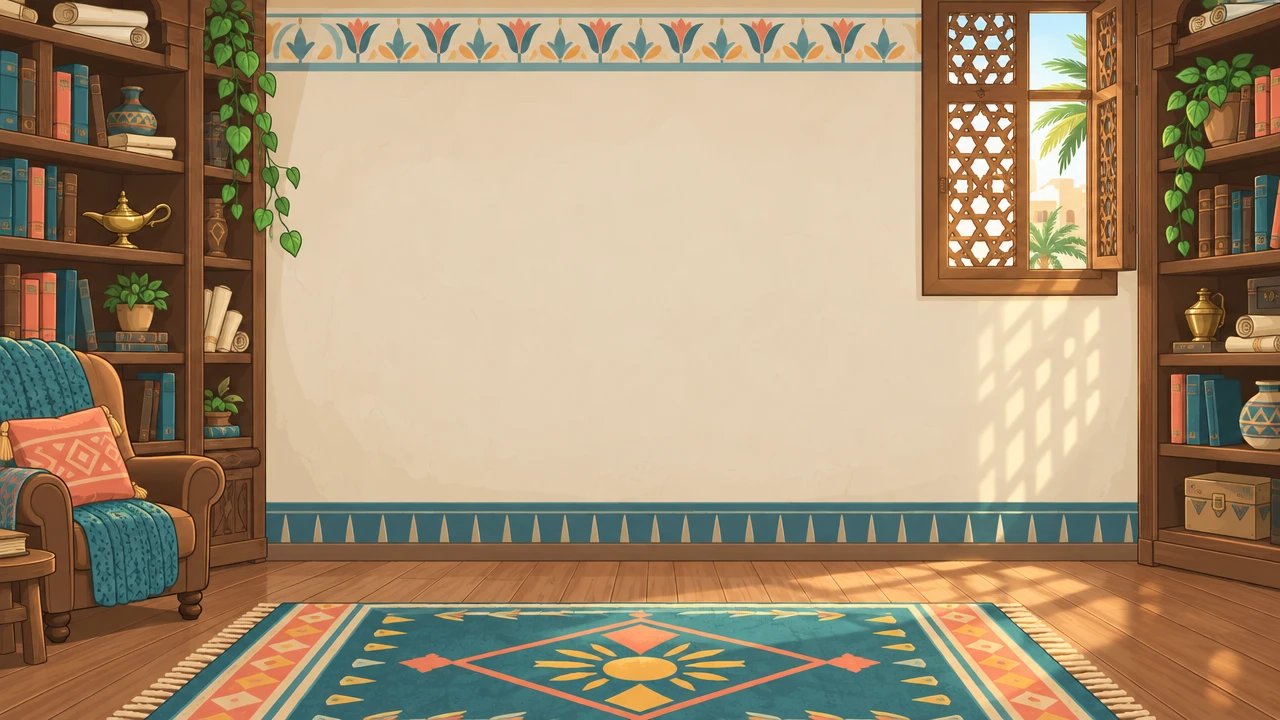
#> input picture design/reference/writing/study.webp, 1280 x 720 px
$ python process_writing.py
#> lines starting #> are read from the running program, lines starting #| are printed output that depends on the picture; after the words box and inside, x2 and y2 are one past the last pixel; in counts of white or black regions, pixels touching at a corner belong together
#> in main, study is the input picture: PIL image 1280x720 RGB; mean R, G, B 165.4, 143.9, 115
#| study 1280x720
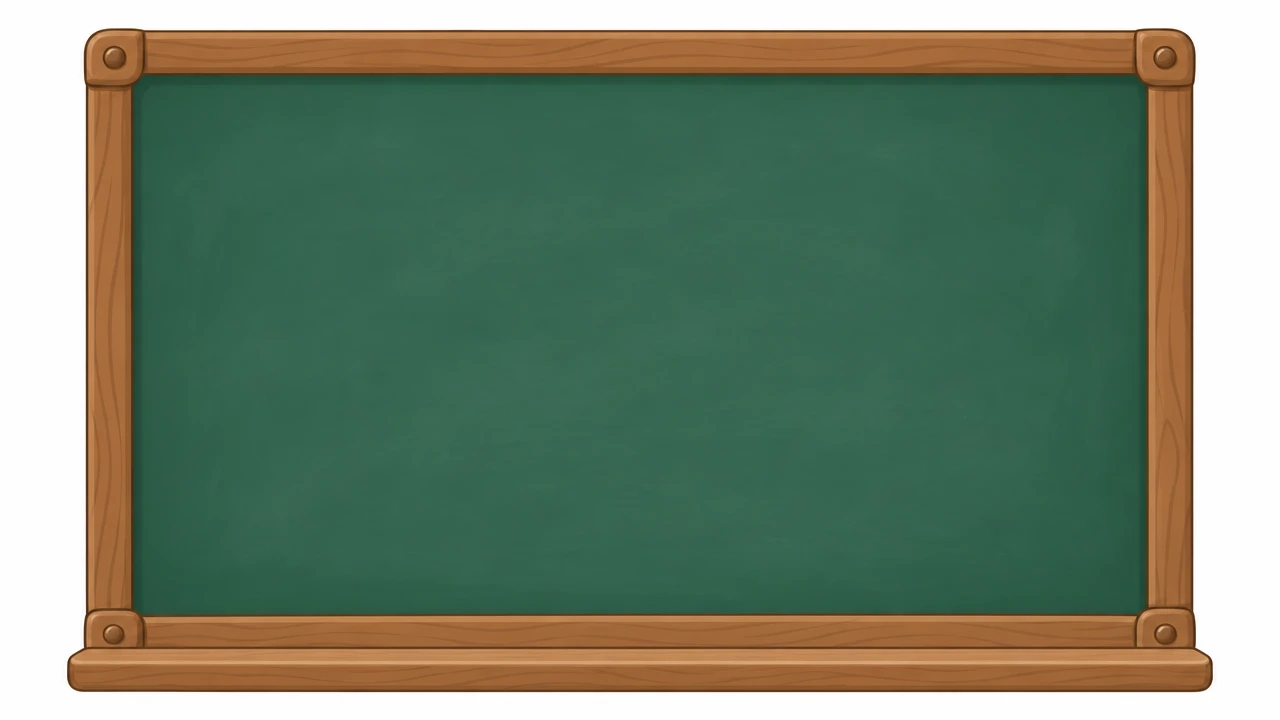
#> input picture design/reference/writing/board.webp, 1280 x 720 px
### tools/games/process_fishing.py
#!/usr/bin/env python3
"""Turn the fishing game art in design/reference/fishing/ into app assets.

- fish.webp (one orange fish on white) -> transparent fish in 8 colors:
  only the orange body/fins/belly are re-colored; outlines, eye, cheek,
  mouth and the cream letter circle stay as drawn.
- nile.webp -> copied as the background.

Prints where the letter circle sits; put it in "fishLetterSpot" in
app/assets/content/games/fishing.json.

Run:  tools/.venv/bin/python tools/games/process_fishing.py
Out:  app/assets/games/fishing/fish_<color>.png, nile.webp
"""
import colorsys
import os
import shutil
from collections import deque

import numpy as np
from PIL import Image

ROOT = os.path.dirname(os.path.dirname(os.path.dirname(os.path.abspath(__file__))))
SRC = os.path.join(ROOT, "design", "reference", "fishing")
OUT = os.path.join(ROOT, "app", "assets", "games", "fishing")

# Target hue (degrees) and saturation factor for each color; the drawn fish
# is orange (~28°). Some hues turn neon at full saturation, so they're softened.
COLORS = {
    "orange": (28, 1.0), "coral": (8, 0.85), "yellow": (46, 1.0), "green": (100, 0.62),
    "mint": (162, 0.7), "blue": (198, 0.8), "lilac": (272, 0.5), "pink": (328, 0.62),
}
SOURCE_HUE = 28
# Output width of each fish, px.
WIDTH = 360


def flood_white(rgb):
    """Near-white pixels connected to the border."""
    near = rgb.min(axis=2) > 225
#> near: shape (720, 1280) bool; 20% white; 1 white region, box (x1, y1, x2, y2) and area: (0, 0, 1280, 720) 184779
    H, W = near.shape
#> H = 720; W = 1280
    seen = np.zeros_like(near)
    q = deque()
    for x in range(W):
        for y in (0, H - 1):
            if near[y, x]:
                seen[y, x] = True
                q.append((y, x))
#> seen: shape (720, 1280) bool; 0.28% white in thin lines or dots
    for y in range(H):
        for x in (0, W - 1):
            if near[y, x] and not seen[y, x]:
                seen[y, x] = True
                q.append((y, x))
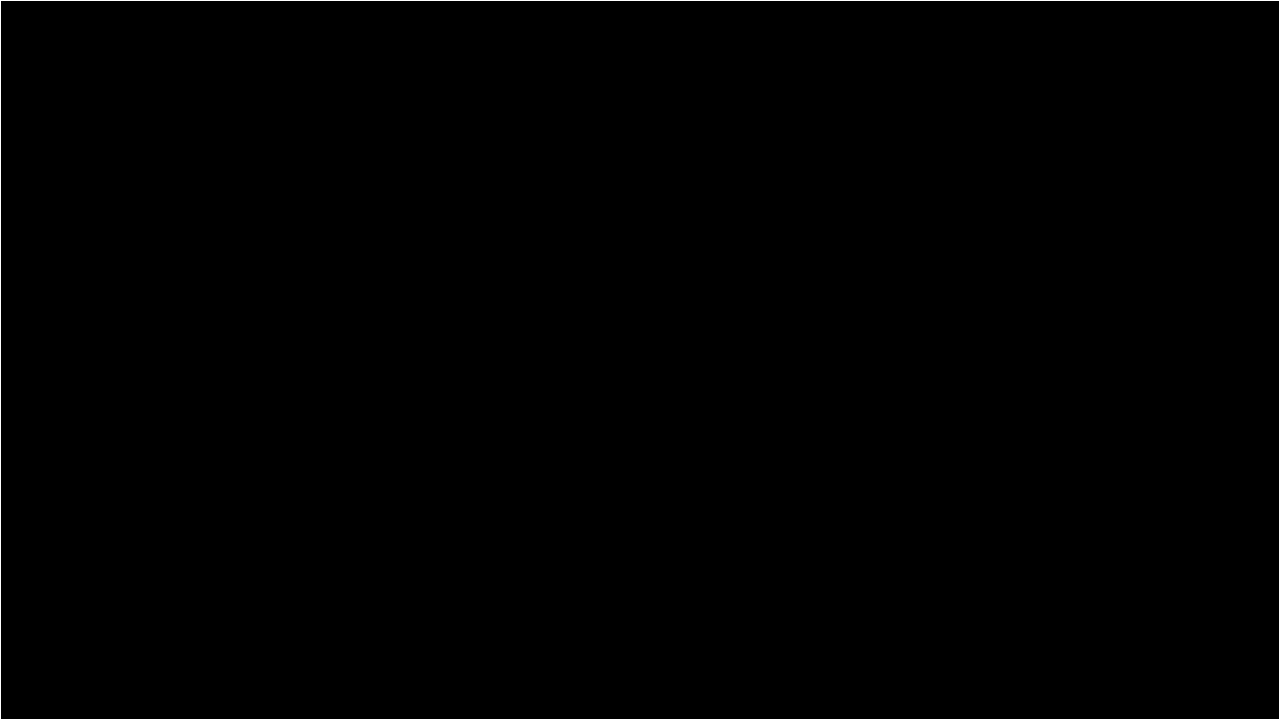
#> seen: shape (720, 1280) bool; 0.43% white in thin lines or dots
    while q:
        y, x = q.popleft()
        for ny, nx in ((y + 1, x), (y - 1, x), (y, x + 1), (y, x - 1)):
            if 0 <= ny < H and 0 <= nx < W and near[ny, nx] and not seen[ny, nx]:
                seen[ny, nx] = True
                q.append((ny, nx))
    return seen


def cut_out(img):
    rgb = np.asarray(img.convert("RGB")).astype(np.float32)
    bg = flood_white(rgb)
    # soft edge: alpha from how far a background-adjacent pixel is from white
    a = np.clip(np.max((255.0 - rgb) / 255.0, axis=2) * 3, 0, 1)
    alpha = np.where(bg, 0.0, 1.0)
    edge = np.zeros_like(bg)
    edge[1:, :] |= bg[:-1, :]
#> edge: shape (720, 1280) bool; 19.9% white; 1 white region, box (x1, y1, x2, y2) and area: (0, 1, 1280, 720) 183499
    edge[:-1, :] |= bg[1:, :]
    edge[:, 1:] |= bg[:, :-1]
    edge[:, :-1] |= bg[:, 1:]
#> edge: shape (720, 1280) bool; 20.4% white; 1 white region, box (x1, y1, x2, y2) and area: (0, 0, 1280, 720) 188329
    edge &= ~bg
#> edge: shape (720, 1280) bool; 0.39% white in thin lines or dots, all inside (x1, y1, x2, y2) = (67, 28, 1213, 693)
    alpha = np.where(edge, a, alpha)
    out = np.dstack([rgb, alpha * 255]).astype(np.uint8)
    rgba = Image.fromarray(out, "RGBA")
    return rgba.crop(rgba.getchannel("A").getbbox())


# [58 lines left out: functions letter_spot, recolor, main, not called in this run]


# [2 lines that do not run on import are left out]

### tools/games/process_writing.py
#!/usr/bin/env python3
"""Turn the writing game art in design/reference/writing/ into app assets.

- study.webp (Grandpa's study, wide) -> the background (resized to 1920 px wide).
- board.webp (one empty green chalkboard on white) -> transparent board.
  The script finds the green surface inside the frame and prints where it
  is ("boardSurface", fractions of the picture); the game paints its own
  chalk surface exactly there (so the child's drawing can be saved) and
  stretches the picture so the frame goes around it.

Then set "art" in app/assets/content/games/writing.json to the line the
script prints.

Run:  tools/.venv/bin/python tools/games/process_writing.py
Out:  app/assets/games/writing_study.webp, app/assets/games/writing_board.png
"""
import json
import os
import sys

import numpy as np
from PIL import Image

sys.path.insert(0, os.path.dirname(os.path.abspath(__file__)))
from process_fishing import cut_out  # noqa: E402

ROOT = os.path.dirname(os.path.dirname(os.path.dirname(os.path.abspath(__file__))))
SRC = os.path.join(ROOT, "design", "reference", "writing")
OUT = os.path.join(ROOT, "app", "assets", "games")
BACKGROUND_WIDTH = 1920
BOARD_WIDTH = 1600


def green_box(rgba):
    """Bounding box of the green chalk surface, as fractions of the image."""
    a = np.asarray(rgba).astype(int)
#> a: shape (665, 1146, 4) int64
    r, g, b, al = a[..., 0], a[..., 1], a[..., 2], a[..., 3]
#> r: shape (665, 1146) int64; 228 distinct labels, from 28 to 255
#> g: shape (665, 1146) int64; 223 distinct labels, from 33 to 255
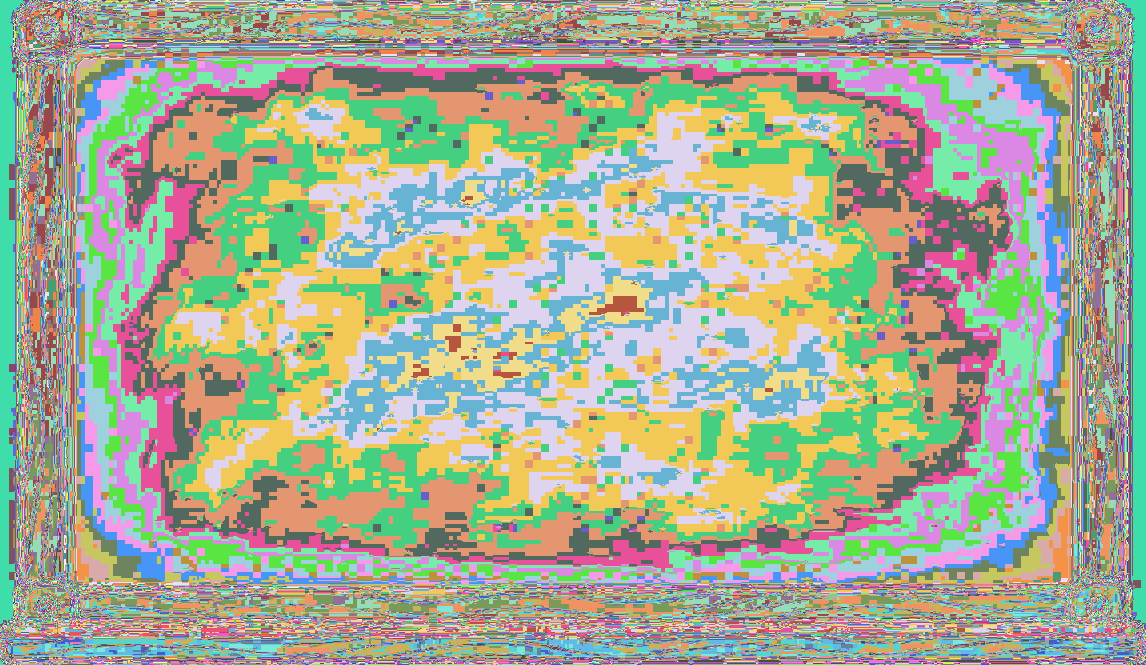
#> b: shape (665, 1146) int64; 247 distinct labels, from 0 to 255; one colour per label, 0 black
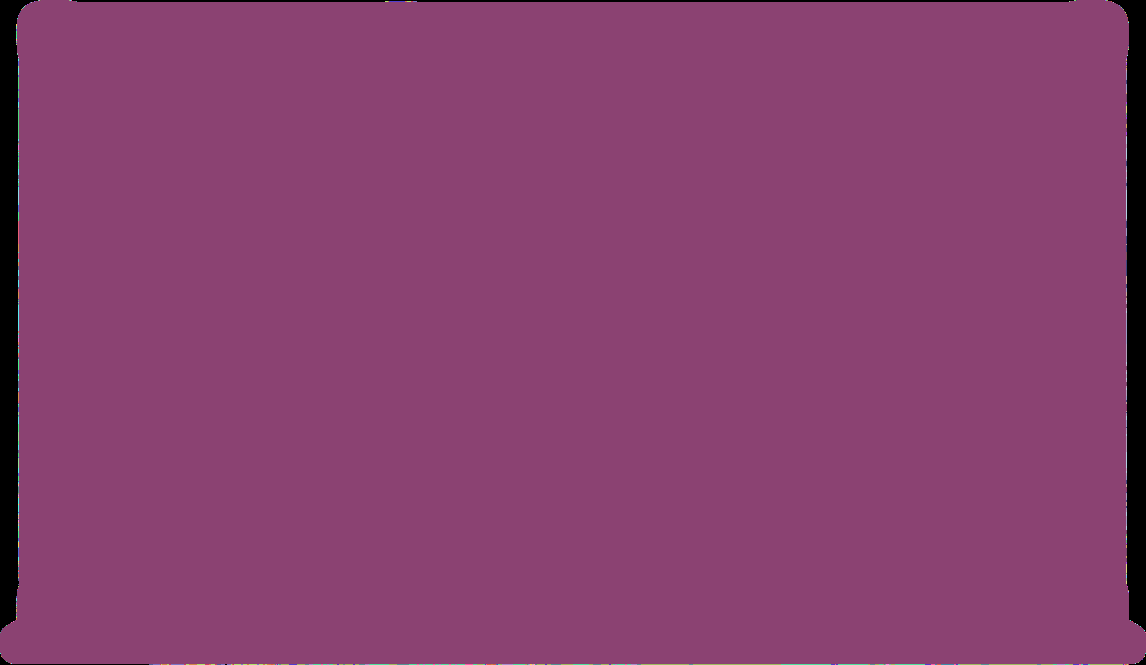
#> al: shape (665, 1146) int64; 56 distinct labels, from 0 to 255; one colour per label, 0 black
    green = (g - r > 25) & (g >= b) & (al > 200)
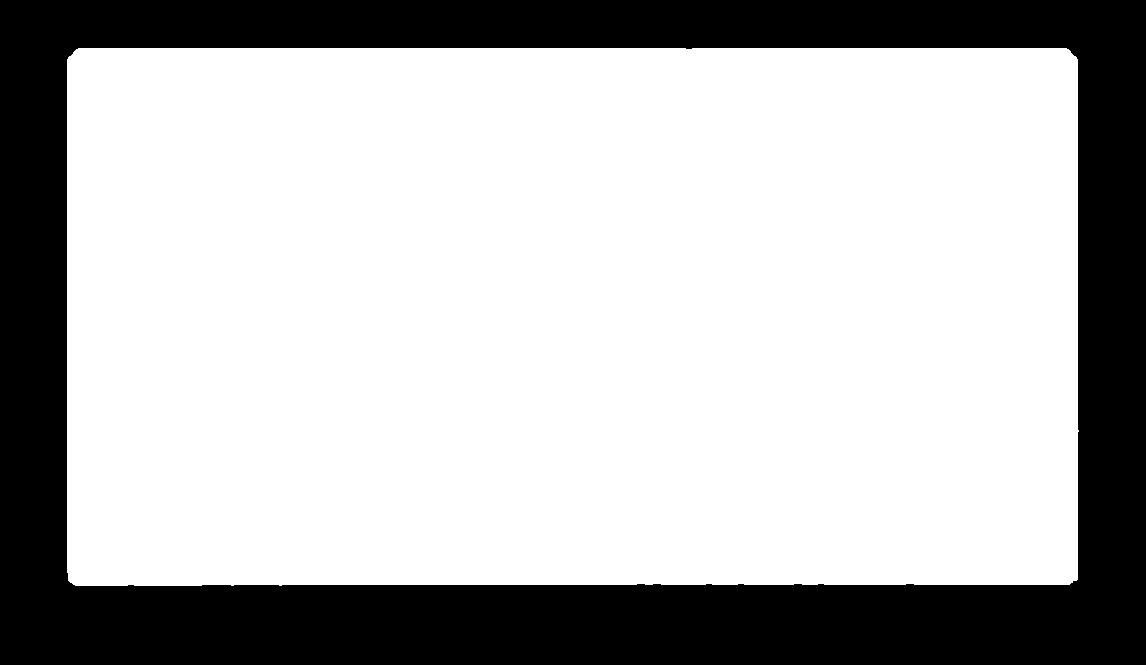
#> green: shape (665, 1146) bool; 71.2% white; 1 black region, box (x1, y1, x2, y2) and area: (0, 0, 1146, 665) 219281
    # Ignore stray pixels: keep rows/columns that are mostly green.
    rows = np.where(green.mean(axis=1) > 0.5)[0]
#> rows = 537 values from 48 to 584
    cols = np.where(green.mean(axis=0) > 0.5)[0]
#> cols = 1011 values from 67 to 1077
    h, w = green.shape
#> h = 665; w = 1146
    return {
        "left": round(cols[0] / w, 4),
        "top": round(rows[0] / h, 4),
        "right": round((cols[-1] + 1) / w, 4),
        "bottom": round((rows[-1] + 1) / h, 4),
    }


def main():
    art = {}
    study_src = os.path.join(SRC, "study.webp")
    if os.path.exists(study_src):
        study = Image.open(study_src).convert("RGB")
        if study.width > BACKGROUND_WIDTH:
            study = study.resize(
                (BACKGROUND_WIDTH, round(study.height * BACKGROUND_WIDTH / study.width)),
                Image.LANCZOS,
            )
        study.save(os.path.join(OUT, "writing_study.webp"), quality=88)
        art["background"] = "assets/games/writing_study.webp"
        print(f"study {study.width}x{study.height}")
    board_src = os.path.join(SRC, "board.webp")
    if os.path.exists(board_src):
        board = cut_out(Image.open(board_src))
        if board.width > BOARD_WIDTH:
            board = board.resize(
                (BOARD_WIDTH, round(board.height * BOARD_WIDTH / board.width)), Image.LANCZOS
            )
        board.save(os.path.join(OUT, "writing_board.png"), optimize=True)
        art["board"] = "assets/games/writing_board.png"
        art["boardSurface"] = green_box(board)
        print(f"board {board.width}x{board.height}")
#| board 1146x665
    if not art:
        print(f"nothing to do: put study.webp / board.webp in {os.path.relpath(SRC, ROOT)}")
        return
    print('"art": ' + json.dumps(art))
#| "art": {"background": "assets/games/writing_study.webp", "board": "assets/games/writing_board.png", "boardSurface": {"left": 0.0585, "top": 0.0722, "right": 0.9407, "bottom": 0.8797}}


if __name__ == "__main__":
    main()
